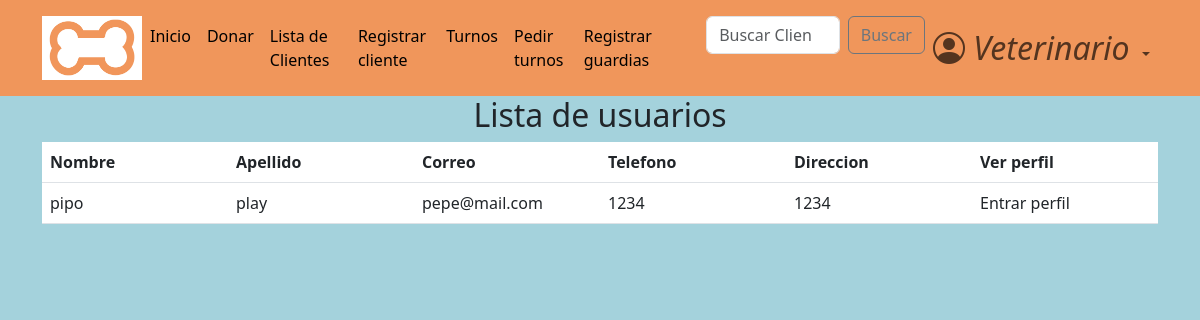
The app's page /accounts/list_users/ (signed in), older data.
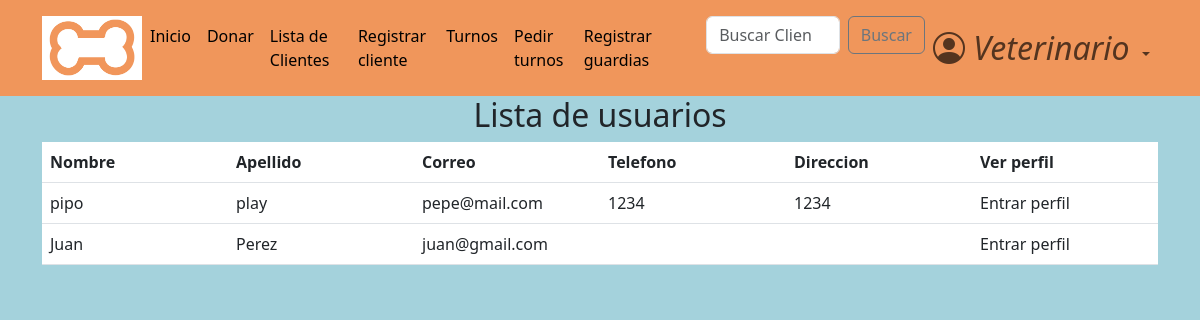
The same page, newer data.
### accounts/models.py (models this page shows, shortened)
class CustomUser(AbstractBaseUser, PermissionsMixin):
    email = models.EmailField(
        verbose_name="email",
        unique=True,
        max_length=40,
        error_messages={"unique":'El mail ya se encuentra registrado. Por favor ingrese otro.'}
    )
    name = models.CharField(
        max_length=30
    )
    surname = models.CharField(
        max_length=30,
        blank=True,
        null=True
    )
    address = models.CharField(
        max_length=30,
        blank=True,
        null=True
    )
    telephone = models.SlugField(
        max_length=15,
        blank=True,
        null=True,
    )
    is_active = models.BooleanField(
        default=True,
    )
    is_staff = models.BooleanField(
        default=False,
    )
    is_admin = models.BooleanField(
        default=False,
    )
    last_login = models.DateTimeField(
        verbose_name="last login",
        default=datetime.datetime.now,
    )
    is_veterinario = models.BooleanField(
        default=False,
    )
    USERNAME_FIELD = "email"    #variable por la cual se ingresa, dice username pero seria como 'campo que representa el inicio de sesion'
    REQUIRED_FIELDS = ['name',]    #no permite registros si no tiene estos campos completos
    objects = CustomUserManager()

### accounts/views.py (the view)
# urls.py: path('list_users/', views.list_users, name='list_users'),
@login_required
def list_users(request):
    if not request.user.is_authenticated:
        return redirect('login')
    if not request.user.is_veterinario:
        return redirect('home')
    users = CustomUser.objects.filter(is_veterinario=False, is_admin=False)
    return render(request, 'list_users.html', {'users': users})

### accounts/templates/list_users.html (shortened to what this page needs)
{% extends 'base.html' %}
{% block content %}
<main>
    <div class="container">
        <div class="row">
            <div class="col-md-12">
                <h2 class="text-center">Lista de usuarios</h2>
                <table class="table table-hover">
                    {% if users.exists %}
                    <thead>
                        <tr>
                            <th>Nombre</th>
                            <th>Apellido</th>
                            <th>Correo</th>
                            <th>Telefono</th>
                            <th>Direccion</th>
                            <th>Ver perfil</th>
                        </tr>
                    </thead>
                    <tbody>
                        {% for user in users %}
                            <tr>
                                <td>{{ user.name }}</td>
                                <td>{{ user.surname }}</td>
                                <td>{{ user.email }}</td>
                                <td>{{ user.telephone }}</td>
                                <td>{{ user.address}}</td>
                                <td>
                                            <a class="dropdown-item" href="{% url 'profile' user.id %}">Entrar perfil</a>
                                </td>
                            </tr>
                        {% endfor %}
                    </tbody>
                    {% else %}
                    <p style="text-align:center;">
                        No hay usuarios
                    </p>
                    {% endif %}
                </table>
            </div>
        </div>
    </div>
</main>
{% endblock content %}

Row changes from the older to the newer data that the page shows:
added CustomUser: name "Juan", surname "Perez", email "juan@gmail.com"
